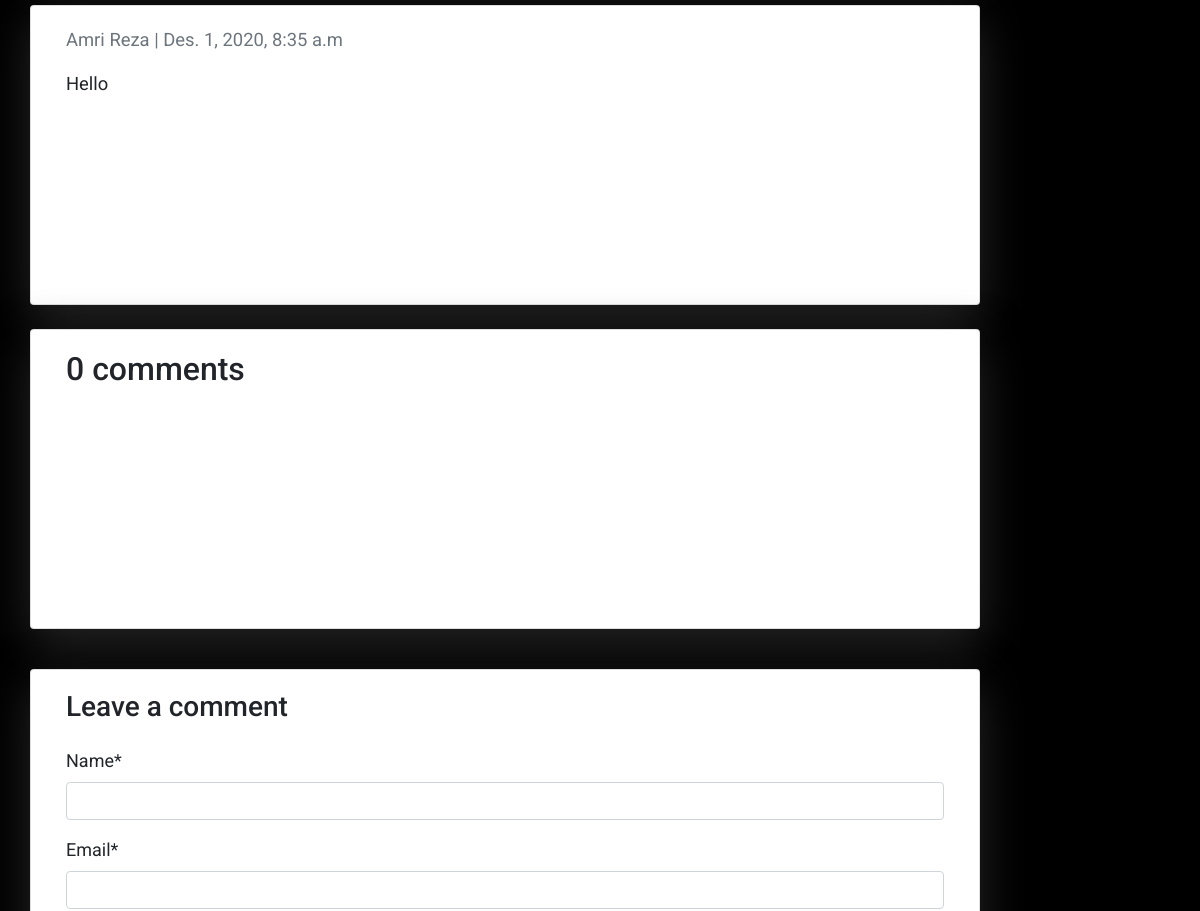
The app's page /blog/post-4/ (middle part), older data.
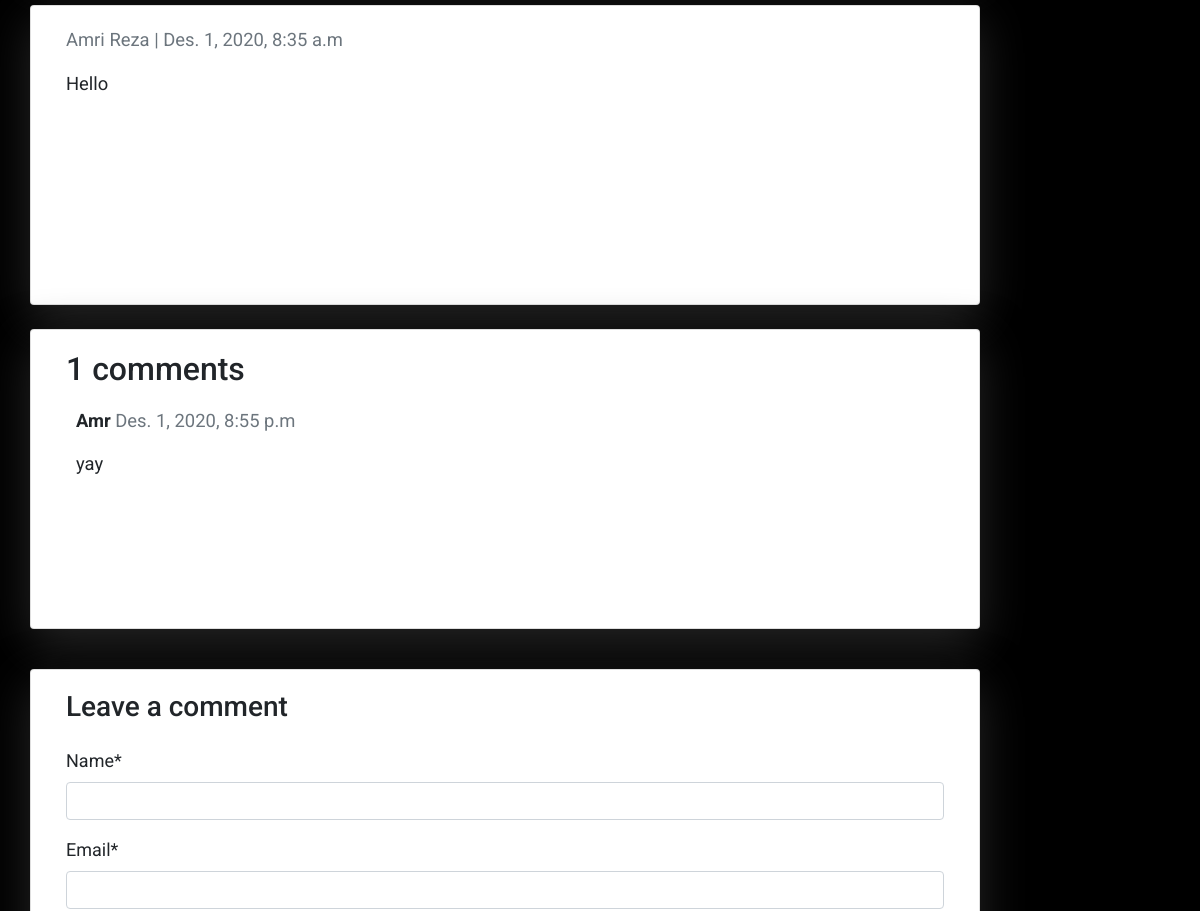
The same page, newer data.
### blog/models.py (models this page shows, shortened)
class Comment(models.Model):
    post = models.ForeignKey(Post, on_delete=models.CASCADE, related_name='comments')
    name = models.CharField(max_length=80)
    email = models.EmailField()
    body = models.TextField()
    created_on = models.DateTimeField(auto_now_add=True)
    active = models.BooleanField(default=False)
    class Meta:
        ordering = ['created_on']

### blog/views.py (the view)
# urls.py: path('blog/<slug:slug>/', views.post_detail, name='post_detail'),
def post_detail(request, slug):
    template_name = 'blog/post_detail.html'
    post = get_object_or_404(Post, slug=slug)
    comments = post.comments.filter(active=True)
    new_comment = None
    if request.method == 'POST':
        comment_form = CommentForm(data=request.POST)
        if comment_form.is_valid():
            new_comment = comment_form.save(commit=False)
            new_comment.post = post
            new_comment.save()
    else:
        comment_form = CommentForm()
    return render(request, template_name, {'post': post,
                                           'comments': comments,
                                           'new_comment': new_comment,
                                           'comment_form': comment_form})

### blog/forms.py
class CommentForm(forms.ModelForm):
    class Meta:
        model = Comment
        fields = ('name', 'email', 'body')

### templates/blog/post_detail.html (shortened to what this page needs)
{% extends 'base.html' %} {% block content %}
{% load crispy_forms_tags %}
<div class="container">
  <div class="row">
          {% load static %}
    <div class="col-md-10 card mb-4  mt-3 left">
      <div class="card-body">
        <p class=" text-muted">{{ post.author.get_full_name }} | {{ post.created_on }}</p>
        <p class="card-text ">{{ post.content | safe }}</p>
      </div>
    </div>
    <div class="col-md-10 card mb-4 mt3">
      <div class="card-body">
        <h2>{{ comments.count }} comments</h2>
        {% for comment in comments %}
          <div class="comments" style="padding: 10px;">
            <p class="font-weight-bold">
              {{ comment.name }}
            <span class=" text-muted font-weight-normal">
              {{ comment.created_on }}
            </span>
            </p>
            {{ comment.body | linebreaks}}
          </div>
        {% endfor %}
      </div>
    </div>
    <div class="col-md-10 card mb-4  mt-3 ">
      <div class="card-body">
        {% if new_comment %}
        <div class="alert alert-success" role="alert">
          Your comment is awaiting moderation
        </div>
        {% else %}
        <h3>Leave a comment</h3>
        <form method="post" style="margin-top: 1.3em;">
          {{ comment_form | crispy }}
        </form>
        {% endif %}
      </div>
    </div>
  </div>
</div>
{% endblock content %}

Row changes from the older to the newer data that the page shows:
added Comment: name "Amr", created_on "Des. 1, 2020, 8:55 p.m", body "yay"
Text that changed along with them:
{{ comments.count }}: "0" → "1"
